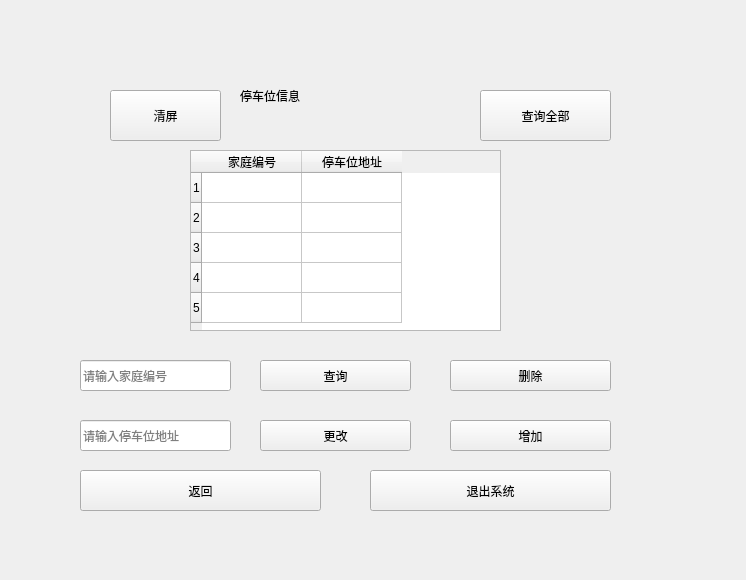
<?xml version="1.0" encoding="UTF-8"?>
<ui version="4.0">
 <class>MainWindow</class>
 <widget class="QMainWindow" name="MainWindow">
  <property name="geometry">
   <rect>
    <x>0</x>
    <y>0</y>
    <width>746</width>
    <height>580</height>
   </rect>
  </property>
  <property name="minimumSize">
   <size>
    <width>746</width>
    <height>580</height>
   </size>
  </property>
  <property name="maximumSize">
   <size>
    <width>746</width>
    <height>580</height>
   </size>
  </property>
  <property name="windowTitle">
   <string>root_停车位信息</string>
  </property>
  <property name="styleSheet">
   <string notr="true">#centralwidget{border-image: url(:/background/background1.jpg);}</string>
  </property>
  <widget class="QWidget" name="centralwidget">
   <widget class="QTableWidget" name="tableWidget">
    <property name="geometry">
     <rect>
      <x>190</x>
      <y>150</y>
      <width>311</width>
      <height>181</height>
     </rect>
    </property>
    <row>
     <property name="text">
      <string>1</string>
     </property>
    </row>
    <row>
     <property name="text">
      <string>2</string>
     </property>
    </row>
    <row>
     <property name="text">
      <string>3</string>
     </property>
    </row>
    <row>
     <property name="text">
      <string>4</string>
     </property>
    </row>
    <row>
     <property name="text">
      <string>5</string>
     </property>
    </row>
    <column>
     <property name="text">
      <string>家庭编号</string>
     </property>
    </column>
    <column>
     <property name="text">
      <string>停车位地址</string>
     </property>
    </column>
   </widget>
   <widget class="QLabel" name="label">
    <property name="geometry">
     <rect>
      <x>240</x>
      <y>70</y>
      <width>231</width>
      <height>51</height>
     </rect>
    </property>
    <property name="styleSheet">
     <string notr="true">font: 28pt &quot;Arial&quot;;</string>
    </property>
    <property name="text">
     <string>停车位信息</string>
    </property>
   </widget>
   <widget class="QPushButton" name="pushButton">
    <property name="geometry">
     <rect>
      <x>480</x>
      <y>90</y>
      <width>131</width>
      <height>51</height>
     </rect>
    </property>
    <property name="styleSheet">
     <string notr="true">font: 16pt &quot;Arial&quot;;</string>
    </property>
    <property name="text">
     <string>查询全部</string>
    </property>
   </widget>
   <widget class="QLineEdit" name="lineEdit">
    <property name="geometry">
     <rect>
      <x>80</x>
      <y>360</y>
      <width>151</width>
      <height>31</height>
     </rect>
    </property>
    <property name="placeholderText">
     <string>请输入家庭编号</string>
    </property>
   </widget>
   <widget class="QLineEdit" name="lineEdit_2">
    <property name="geometry">
     <rect>
      <x>80</x>
      <y>420</y>
      <width>151</width>
      <height>31</height>
     </rect>
    </property>
    <property name="placeholderText">
     <string>请输入停车位地址</string>
    </property>
   </widget>
   <widget class="QPushButton" name="pushButton_3">
    <property name="geometry">
     <rect>
      <x>260</x>
      <y>360</y>
      <width>151</width>
      <height>31</height>
     </rect>
    </property>
    <property name="text">
     <string>查询</string>
    </property>
   </widget>
   <widget class="QPushButton" name="pushButton_5">
    <property name="geometry">
     <rect>
      <x>260</x>
      <y>420</y>
      <width>151</width>
      <height>31</height>
     </rect>
    </property>
    <property name="text">
     <string>更改</string>
    </property>
   </widget>
   <widget class="QPushButton" name="pushButton_10">
    <property name="geometry">
     <rect>
      <x>450</x>
      <y>420</y>
      <width>161</width>
      <height>31</height>
     </rect>
    </property>
    <property name="text">
     <string>增加</string>
    </property>
   </widget>
   <widget class="QPushButton" name="pushButton_7">
    <property name="geometry">
     <rect>
      <x>80</x>
      <y>470</y>
      <width>241</width>
      <height>41</height>
     </rect>
    </property>
    <property name="styleSheet">
     <string notr="true">font: 16pt &quot;Arial&quot;;</string>
    </property>
    <property name="text">
     <string>返回</string>
    </property>
   </widget>
   <widget class="QPushButton" name="pushButton_8">
    <property name="geometry">
     <rect>
      <x>370</x>
      <y>470</y>
      <width>241</width>
      <height>41</height>
     </rect>
    </property>
    <property name="styleSheet">
     <string notr="true">font: 16pt &quot;Arial&quot;;</string>
    </property>
    <property name="text">
     <string>退出系统</string>
    </property>
   </widget>
   <widget class="QPushButton" name="pushButton_4">
    <property name="geometry">
     <rect>
      <x>450</x>
      <y>360</y>
      <width>161</width>
      <height>31</height>
     </rect>
    </property>
    <property name="text">
     <string>删除</string>
    </property>
   </widget>
   <widget class="QPushButton" name="pushButton_2">
    <property name="geometry">
     <rect>
      <x>110</x>
      <y>90</y>
      <width>111</width>
      <height>51</height>
     </rect>
    </property>
    <property name="styleSheet">
     <string notr="true">font: 16pt &quot;Arial&quot;;</string>
    </property>
    <property name="text">
     <string>清屏</string>
    </property>
   </widget>
  </widget>
 </widget>
 <resources>
  <include location="image/root_parking.qrc"/>
 </resources>
 <connections/>
</ui>
